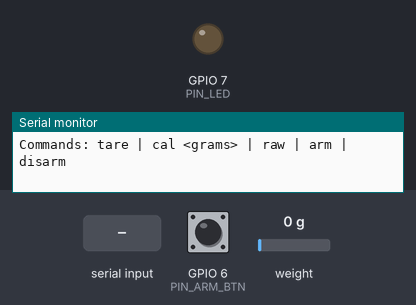
A program run on a simulated ESP32-S3. Parts: output pins drawn as LEDs (lit = HIGH), the last lines printed to the serial monitor. The inputs (shaded band) are chosen by the test bench; at power-on: GPIO 6 (PIN_ARM_BTN) HIGH, weight on the scale 0 g. Storage starts empty; EEPROM starts erased.

Above: at 1.2 s.
1.3 s: GPIO 6 (PIN_ARM_BTN) pulled LOW for 0.15 s
At 4.2 s:
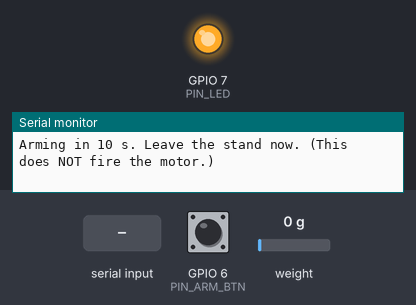
4.3 s: "tare\n" received over Serial
At 5.3 s:
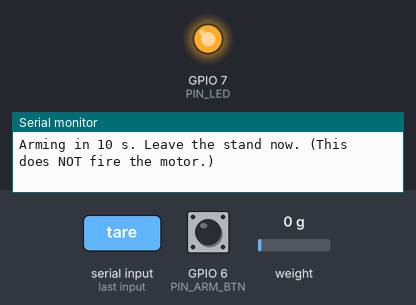
7.3 s: "cal 200\n" received over Serial
Timing chart, 0 to 17.8 s (numbered marks = the images above; inputs shaded):
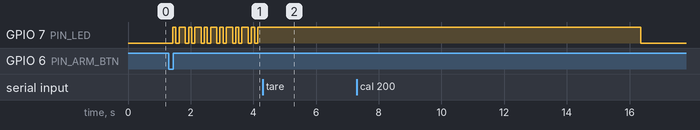

The program:

main.cpp
```cpp
// Scoudouc 0 thrust stand: reads a load cell through an HX711, records a motor burn.
// This program NEVER fires anything. A separate commercial launch controller fires the motor.
//
// Plain-language flow:  type "arm" (or press the button) -> 10 s countdown -> stand zeroes itself
// -> waits for thrust to rise above TRIGGER_N -> records 3 s -> prints it and saves a CSV to SD.
#include <Arduino.h>
#include <HX711.h>
#include <SPI.h>
#include <SD.h>
#include <Preferences.h>

// ---- Pins (none of 0, 3, 35, 36, 37, 45, 46; none of 26-37 either: flash/PSRAM on N16R8) ----
const int PIN_HX_DT = 4, PIN_HX_SCK = 5;                           // HX711 data and clock
const int PIN_SD_CS = 10, PIN_SD_MOSI = 11, PIN_SD_SCK = 12, PIN_SD_MISO = 13;
const int PIN_ARM_BTN = 6;                                         // button to GND (internal pull-up)
const int PIN_LED = 7;                                             // LED + 330 ohm to GND

// ---- Settings you may tune ----
const float TRIGGER_N = 1.0f;     // ignition = thrust above this many newtons...
const int TRIGGER_COUNT = 3;      // ...for this many samples in a row (ignores single noise spikes)
const float RECORD_S = 3.0f;      // how long to record after ignition
const int PRE = 16;               // samples kept from just BEFORE ignition (about 0.2 s)
const int MAX_SAMPLES = 400;      // 3 s at 80 Hz is about 240, so this is plenty
const uint32_t COUNTDOWN_MS = 10000;
const float GRAVITY = 9.80665f;   // newtons per kilogram

HX711 hx;
Preferences prefs;                // remembers the calibration after power-off
float countsPerN = 1000.0f;       // calibration: raw HX711 counts per newton (can be negative; fine)
long baseline = 0;                // raw reading that means "zero thrust" (set by tare / arm)
bool sdOk = false;

enum State { IDLE, COUNTDOWN, ARMED, RECORDING } state = IDLE;
struct Sample { uint32_t us; float n; };
Sample ring[PRE];  int ringPos = 0, ringCount = 0;   // the "just before ignition" memory
Sample rec[MAX_SAMPLES];  int recCount = 0;          // the recording itself
uint32_t t0us = 0, countdownEnd = 0;
int aboveCount = 0;  uint32_t firstAboveUs = 0;
String cmd;

float toNewtons(long raw) { return (raw - baseline) / countsPerN; }

// Average of n raw readings (about n/80 seconds). Returns false if the HX711 is not answering.
bool readAverage(int n, long &out) {
  double sum = 0;
  for (int i = 0; i < n; i++) {
    if (!hx.wait_ready_timeout(1000)) { Serial.println("ERROR: HX711 not responding. Check wiring."); return false; }
    sum += hx.read();
  }
  out = (long)(sum / n);
  return true;
}

void tare() {
  long r;
  if (readAverage(40, r)) { baseline = r; Serial.printf("Zeroed. baseline=%ld\n", baseline); }
}

// Calibrate: put a KNOWN weight on the stand (after taring with nothing extra), then "cal 200" for 200 g.
void calibrate(float grams) {
  long r;
  if (grams <= 0 || !readAverage(80, r)) { Serial.println("Usage: cal <grams>  (weight must be on the stand)"); return; }
  countsPerN = (r - baseline) / (grams / 1000.0f * GRAVITY);
  prefs.putFloat("cpn", countsPerN);
  Serial.printf("Calibrated: %.1f counts per newton (saved). A %.0f g weight should now read %.2f N.\n",
                countsPerN, grams, grams / 1000.0f * GRAVITY);
}

void startCountdown() {
  if (state != IDLE) return;
  state = COUNTDOWN;  countdownEnd = millis() + COUNTDOWN_MS;
  Serial.println("Arming in 10 s. Leave the stand now. (This does NOT fire the motor.)");
}

void disarm() { state = IDLE; digitalWrite(PIN_LED, LOW); Serial.println("Disarmed."); }

void saveCsv() {
  if (!sdOk) { Serial.println("# No SD card. Copy the serial output above instead."); return; }
  char name[24];
  for (int i = 1; i < 1000; i++) { snprintf(name, sizeof name, "/thrust_%03d.csv", i); if (!SD.exists(name)) break; }
  File f = SD.open(name, FILE_WRITE);
  if (!f) { Serial.println("# SD write failed. Copy the serial output above instead."); return; }
  f.println("time_s,thrust_n");
  for (int i = 0; i < recCount; i++) f.printf("%.4f,%.3f\n", (int32_t)(rec[i].us - t0us) / 1e6f, rec[i].n);
  f.close();
  Serial.printf("# Saved %s (%d samples)\n", name, recCount);
}

void printSample(const Sample &s) { Serial.printf("%.4f,%.3f\n", (int32_t)(s.us - t0us) / 1e6f, s.n); }

// Called for every new load-cell reading.
void handleSample(uint32_t us, float n) {
  if (state == ARMED) {
    ring[ringPos] = {us, n};  ringPos = (ringPos + 1) % PRE;  if (ringCount < PRE) ringCount++;
    if (n > TRIGGER_N) { if (aboveCount++ == 0) firstAboveUs = us; } else aboveCount = 0;
    if (aboveCount >= TRIGGER_COUNT) {                   // ignition detected
      t0us = firstAboveUs;  state = RECORDING;  recCount = 0;
      Serial.println("# IGNITION DETECTED, recording");
      Serial.println("time_s,thrust_n");
      for (int i = 0; i < ringCount; i++) {              // copy the pre-ignition memory, oldest first
        Sample &s = ring[(ringPos - ringCount + i + PRE) % PRE];
        rec[recCount++] = s;  printSample(s);
      }
    }
  } else if (state == RECORDING) {
    rec[recCount++] = {us, n};  printSample(rec[recCount - 1]);
    if ((int32_t)(us - t0us) / 1e6f >= RECORD_S || recCount >= MAX_SAMPLES) {
      Serial.println("# END");
      saveCsv();  state = IDLE;  digitalWrite(PIN_LED, LOW);
      Serial.println("# Done. Wait for the all-clear before approaching.");
    }
  }
}

void handleCommand(String c) {
  c.trim();
  if (c == "tare") tare();
  else if (c.startsWith("cal ")) calibrate(c.substring(4).toFloat());
  else if (c == "arm") startCountdown();
  else if (c == "disarm") disarm();
  else if (c == "raw") { long r; if (readAverage(10, r)) Serial.printf("raw=%ld  thrust=%.3f N\n", r, toNewtons(r)); }
  else Serial.println("Commands: tare | cal <grams> | raw | arm | disarm");
}

void setup() {
  Serial.begin(115200);
  pinMode(PIN_LED, OUTPUT);  pinMode(PIN_ARM_BTN, INPUT_PULLUP);
  hx.begin(PIN_HX_DT, PIN_HX_SCK);
  prefs.begin("stand", false);  countsPerN = prefs.getFloat("cpn", countsPerN);
  SPI.begin(PIN_SD_SCK, PIN_SD_MISO, PIN_SD_MOSI, PIN_SD_CS);
  sdOk = SD.begin(PIN_SD_CS, SPI, 4000000);
  Serial.printf("# Scoudouc thrust stand ready. SD: %s. Calibration: %.1f counts/N\n", sdOk ? "ok" : "MISSING", countsPerN);
  handleCommand("help");
}

void loop() {
  while (Serial.available()) {                           // collect typed commands one line at a time
    char ch = Serial.read();
    if (ch == '\n') { handleCommand(cmd); cmd = ""; } else cmd += ch;
  }
  static bool lastBtn = HIGH;  bool btn = digitalRead(PIN_ARM_BTN);
  if (lastBtn == HIGH && btn == LOW) { if (state == IDLE) startCountdown(); else if (state != RECORDING) disarm(); }
  lastBtn = btn;

  if (state == COUNTDOWN) {
    digitalWrite(PIN_LED, (millis() / 125) % 2);         // fast blink while counting down
    if ((int32_t)(millis() - countdownEnd) >= 0) {       // time's up: zero the stand and start listening
      tare();  ringCount = ringPos = aboveCount = 0;  state = ARMED;  digitalWrite(PIN_LED, HIGH);
      Serial.println("# ARMED. Waiting for ignition from the launch controller.");
    }
  }
  if (!hx.is_ready()) return;                            // no new reading yet; check again next loop
  uint32_t us = micros();                                // timestamp the moment the reading arrived
  long raw = hx.read();
  handleSample(us, toNewtons(raw));
}
```

Measured:
- after the input at 1.3 s, GPIO 7 (PIN_LED): LOW → HIGH after 0.13 s, then repeats every 0.50 s: LOW 0.10 s, HIGH 0.20 s, LOW 0.10 s, HIGH 0.10 s
- after the input at 4.3 s, GPIO 7 (PIN_LED): stops changing and stays HIGH
